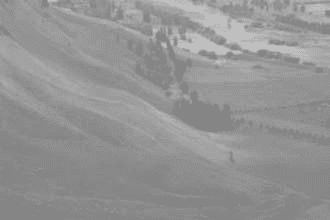
%> input picture img1.png, 330 x 220 px
$ octave --eval "main_3_histogram_equalization;"   (GNU Octave 9; MATLAB toolbox functions it lacks are replaced by stand-ins)
%> lines starting %> are read from the running program, lines starting %| are printed output that depends on the picture
### browse_image.m
function img = browse_image()
    % input citra lewat browse file
    [file, path] = uigetfile({'*.jpg;*.png;*.bmp;*.jpeg'}, 'Pilih citra');
    %periksa apakah ada gambar yang dipilih
    if isequal(file,0)
        disp('Tidak ada file dipilih.');
        img = [];
        return;
    end

    % baca citra dan ubah jadi matriks
    img = imread(fullfile(path, file));
    disp(class(img))
    disp([min(img(:)), max(img(:))])
end

### custom_image_histogram.m
% custom_image_histogram - fungsi untuk mengubah matriks gambar menjadi histogram
function counts = custom_image_histogram(img)
    % buat semua ke double
    img = double(img);

    % ubah ke [0,255] dari range [0,1]
    if max(img(:)) <= 1
        img = img * 255;
    end

    % clamp semua nilai agar pasti dalam rentang [0,255]
    img(img < 0) = 0;
    img(img > 255) = 255;

    % bulatkan nilai ke integer terdekat
    img = round(img);

    counts = zeros(256,1);

    % hitung histogram manual
    [rows, cols] = size(img);
    for r = 1:rows
        for c = 1:cols
            value = img(r,c);
            counts(value+1) = counts(value+1) + 1;
        end
    end
end

### custom_histogram_equalization2.m
function eq_img = custom_histogram_equalization2(img, counts)
    % ubah ke double untuk perhitungan
    img = double(img);

    % total pixel
    total_pixels = numel(img);

    % hitung PDF (probability density function)
    pdf = counts / total_pixels;

    % hitung CDF (cumulative distribution function)
    cdf = cumsum(pdf);

    % normalisasi CDF ke rentang 0–255 (TANPA mengurangi cdf_min)
    cdf_scaled = round(cdf * 255);

    % buat citra baru berdasarkan nilai CDF
    eq_img = img;
    [rows, cols] = size(img);
    for r = 1:rows
        for c = 1:cols
            old_val = img(r,c);
            eq_img(r,c) = cdf_scaled(old_val+1);
        end
    end

### main_3_histogram_equalization.m
function main_3_histogram_equalization()
    img = browse_image();
%> the answer given: img1.png
%> in browse_image, `img = imread(fullfile(path, file));`:
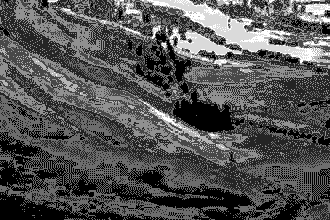
%> img: size 220x330 uint8; min 0, max 7, mean 2.3; drawn with min black and max white
%| uint8
%|   0  7
    if isempty(img)
        return;
    end
    figure;
    imshow(img);
    title('Citra Asli');
    if size(img, 3) == 1
        disp('Citra adalah gambar grayscale.');

        % hitung histogram citra asli (pakai fungsi buatan)
        counts = custom_image_histogram(img);
%> after the loop in custom_image_histogram, `for r = 1:rows`: counts = 256 values, max 17931 at index 2, min 0 at index 9, mean 283.6
        bins = 0:255;

        % tampilkan histogram asli
        figure;
        bar(bins, counts, 'k');
        title('Histogram Citra Asli (Grayscale)');
        xlabel('Intensitas (0-255)');
        ylabel('Jumlah Piksel');
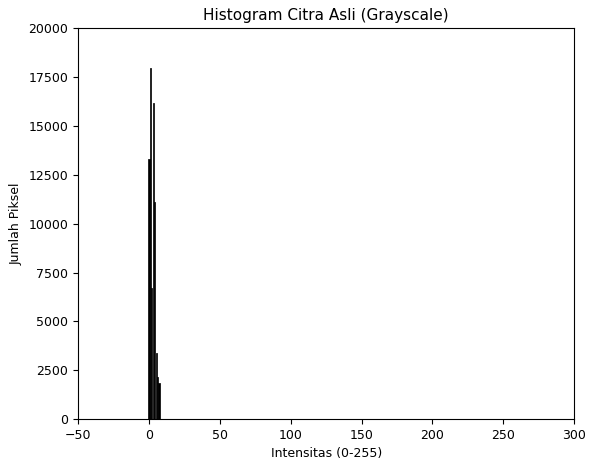
%> figure redrawn from the program's plot data; tallest bar 17931 high, from x = 0.6 to 1.4

        % lakukan perataan histogram
        eq_img = custom_histogram_equalization2(img, counts);
%> in custom_histogram_equalization2, `pdf = counts / total_pixels;`: pdf = 256 values, max 0.247 at index 2, min 0 at index 9, mean 0.00391
%> in custom_histogram_equalization2, `cdf = cumsum(pdf);`: cdf = 256 values from 0.183 to 1
%> in custom_histogram_equalization2, `cdf_scaled = round(cdf * 255);`: cdf_scaled = 256 values from 47 to 255
%> after the loop in custom_histogram_equalization2, `for r = 1:rows`:
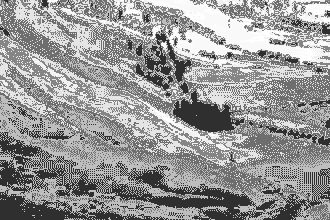
%> eq_img: size 220x330 double; min 47, max 255, mean 150.5

        % tampilkan citra hasil perataan
        figure;
        imshow(uint8(eq_img));
        title('Citra Hasil Histogram Equalization (Grayscale)');

        % hitung histogram hasil
        eq_counts = custom_image_histogram(eq_img);
%> eq_counts = 256 values, max 17931 at index 111, min 0 at index 1, mean 283.6
%> `main_3_histogram_equalization;`:
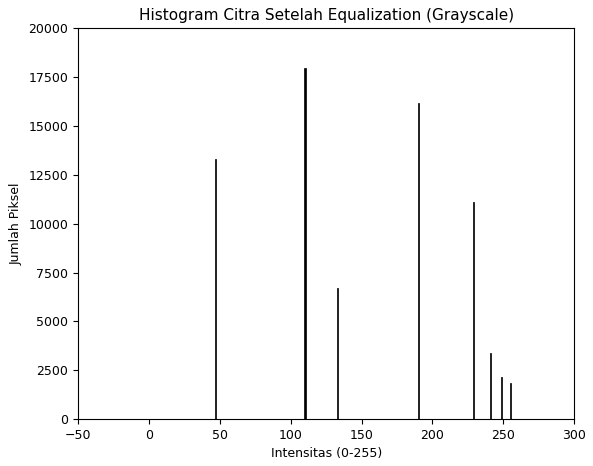
%> figure redrawn from the program's plot data; tallest bar 17931 high, from x = 109.6 to 110.4

        % tampilkan histogram hasil
        figure;
        bar(bins, eq_counts, 'k');
        title('Histogram Citra Setelah Equalization (Grayscale)');
        xlabel('Intensitas (0-255)');
        ylabel('Jumlah Piksel');

    else
        disp('Citra adalah gambar berwarna.');

        % pisahkan channel R, G, B
        R = img(:,:,1);
        G = img(:,:,2);
        B = img(:,:,3);

        % hitung histogram tiap channel
        countR = custom_image_histogram(R);
        countG = custom_image_histogram(G);
        countB = custom_image_histogram(B);
        bins = 0:255;

        % tampilkan histogram asli
        figure;
        subplot(3,1,1); bar(bins, countR, 'r'); title('Histogram R Asli');
        subplot(3,1,2); bar(bins, countG, 'g'); title('Histogram G Asli');
        subplot(3,1,3); bar(bins, countB, 'b'); title('Histogram B Asli');

        % lakukan perataan histogram per channel
        R_eq = custom_histogram_equalization2(R, countR);
        G_eq = custom_histogram_equalization2(G, countG);
        B_eq = custom_histogram_equalization2(B, countB);

        % gabungkan kembali
        eq_img = cat(3, uint8(R_eq), uint8(G_eq), uint8(B_eq));

        % tampilkan citra hasil
        figure;
        imshow(eq_img);
        title('Citra Hasil Histogram Equalization (RGB)');

        % hitung histogram hasil
        eq_countR = custom_image_histogram(R_eq);
        eq_countG = custom_image_histogram(G_eq);
        eq_countB = custom_image_histogram(B_eq);

        % tampilkan histogram hasil
        figure;
        subplot(3,1,1); bar(bins, eq_countR, 'r'); title('Histogram R Setelah Equalization');
        subplot(3,1,2); bar(bins, eq_countG, 'g'); title('Histogram G Setelah Equalization');
        subplot(3,1,3); bar(bins, eq_countB, 'b'); title('Histogram B Setelah Equalization');
    end
end

$ run again, on girl.bmp
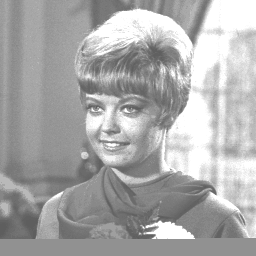
%> input picture girl.bmp, 256 x 256 px
%> in browse_image, img is the input picture: size 256x256 uint8; min 94, max 255, mean 169.8
%| uint8
%|    94  255
%> img: size 256x256 double
%> after the loop in custom_image_histogram, `for r = 1:rows`: counts = 256 values, max 6635 at index 256, min 0 at index 1, mean 256
%> pdf = 256 values, max 0.101 at index 256, min 0 at index 1, mean 0.00391
%> cdf = 256 values from 0 to 1
%> cdf_scaled = 256 values from 0 to 255
%> after the loop in custom_histogram_equalization2, `for r = 1:rows`:
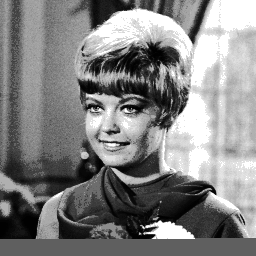
%> eq_img: size 256x256 double; min 1, max 255, mean 130.6
%> eq_counts has the same summary as counts in custom_image_histogram
%> `main_3_histogram_equalization;`:
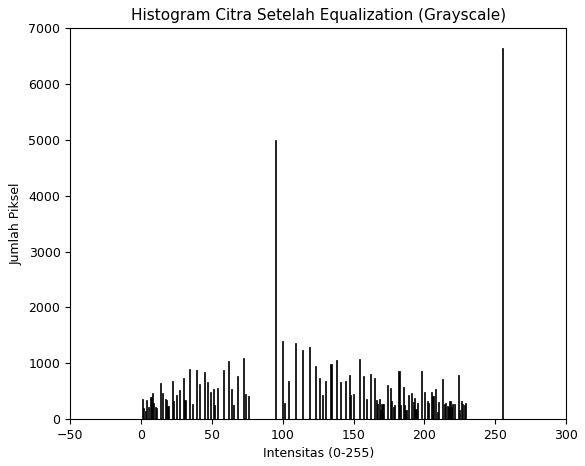
%> figure redrawn from the program's plot data; tallest bar 6635 high, from x = 254.6 to 255.4
